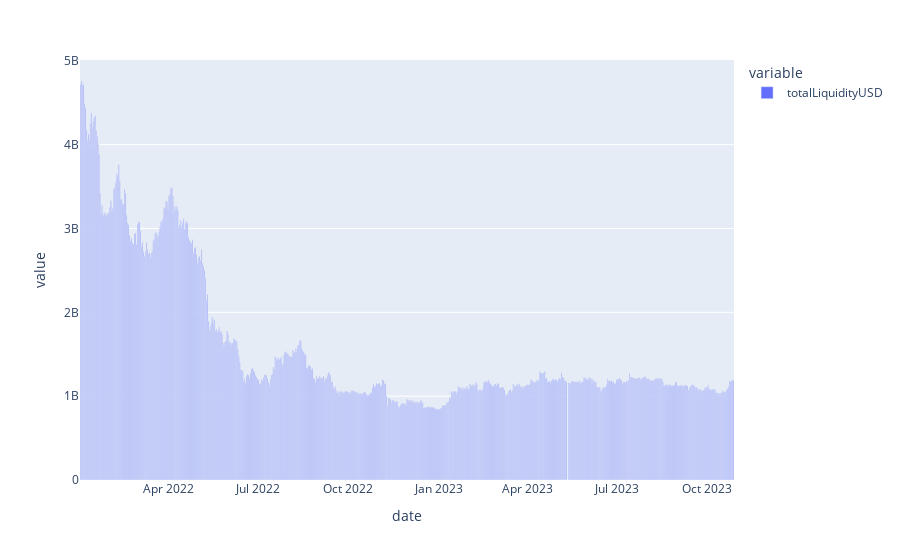

Source (notebook cell):
### Code cell
px.bar(TVL_v2[TVL_v2.index > '2023-01-01'])

### Figure 1 — Plotly figure (JSON) as saved in the notebook; plotly's stock layout.template omitted (floating-point values rounded to 4 significant figures; data arrays with more than 128 entries replaced by an {"elided": "..."} marker saying what was removed)
{"data": [{"alignmentgroup": "True", "hovertemplate": "variable=totalLiquidityUSD<br>date=%{x}<br>value=%{y}<extra></extra>", "legendgroup": "totalLiquidityUSD", "marker": {"color": "#636efa", "pattern": {"shape": ""}}, "name": "totalLiquidityUSD", "offsetgroup": "totalLiquidityUSD", "orientation": "v", "showlegend": true, "textposition": "auto", "type": "bar", "x": {"elided": "664 str values"}, "xaxis": "x", "y": {"elided": "664 float values"}, "yaxis": "y"}], "layout": {"autosize": true, "barmode": "relative", "legend": {"title": {"text": "variable"}, "tracegroupgap": 0}, "margin": {"t": 60}, "xaxis": {"anchor": "y", "autorange": true, "domain": [0, 1], "range": ["2022-01-01 13:11:24.5", "2023-10-28 08:25:46.5"], "title": {"text": "date"}, "type": "date"}, "yaxis": {"anchor": "x", "autorange": true, "domain": [0, 1], "range": [0, 5010000000.0], "title": {"text": "value"}, "type": "linear"}}}
